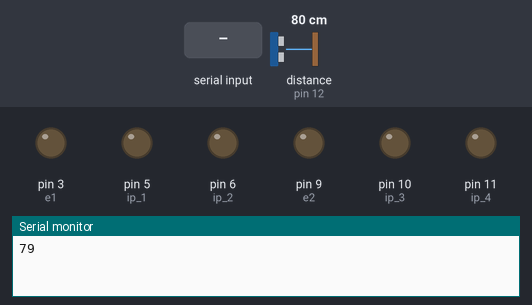
Bench run of a sketch on a simulated Arduino Uno, built with avr-gcc and run on an emulated ATmega328P. On the bench: output pins drawn as LEDs (lit = HIGH), the last lines printed to the serial monitor. Wiring (inferred from the names in the program): ultrasonic range finder: trigger pin 13; echo pin 12. The test bench sets the inputs (shaded band); at power-on: distance to the obstacle (sensor on pin 12) 80 cm. The echo pulse lasts 58.3 µs per cm; pins used as bus, display or sensor lines are not drawn.

Above: at 1.2 s.
1.3 s: "2" received over Serial
At 1.7 s:
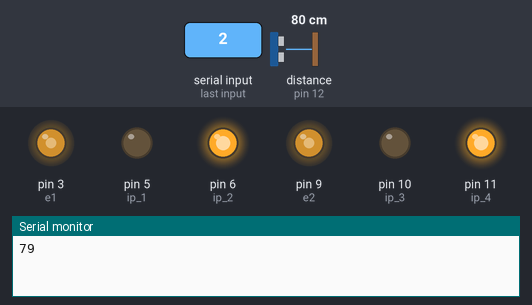
2.8 s: "1" received over Serial
At 4.0 s:
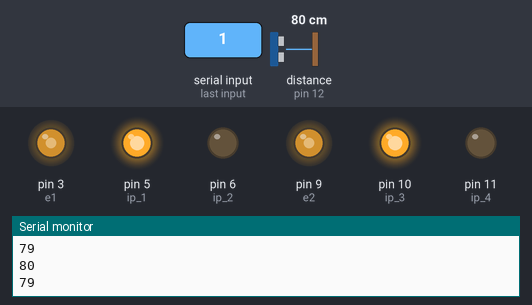
Timing chart, 0 to 5.8 s (numbered marks = the images above; inputs shaded):
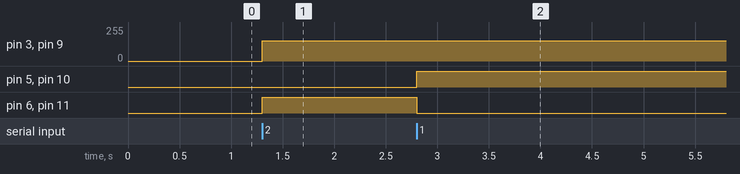

Measured:
- after the input at 1.3 s, pin 3 (e1), pin 9 (e2): 0/255 → 153/255 at once; pin 6 (ip_2), pin 11 (ip_4): LOW → HIGH at once
- after the input at 2.8 s, pin 5 (ip_1), pin 10 (ip_3): LOW → HIGH at once; pin 6 (ip_2), pin 11 (ip_4): HIGH → LOW at once

The sketch:

voice_obstacle.ino
```cpp
int e1=3;
int ip_1=5;
int ip_2=6;
int e2=9;
int ip_3=10;
int ip_4=11;
int trig = 13;
int echo = 12;
long t,h;


void setup() {

  Serial.begin(9600);

    pinMode(e1, OUTPUT);
    pinMode(e2, OUTPUT);

    pinMode(ip_1, OUTPUT);
    pinMode(ip_2, OUTPUT);
    pinMode(ip_3, OUTPUT);
    pinMode(ip_4, OUTPUT);
    pinMode(trig, OUTPUT);
    pinMode(echo, INPUT);
}


void loop() {


digitalWrite(trig, LOW);
delayMicroseconds(2);
digitalWrite(trig, HIGH);
delayMicroseconds(10);
digitalWrite(trig, LOW);
t = pulseIn(echo, HIGH);
h = (t/2) / 29.1;
Serial.println(h);

  while(Serial.available()==0);
  char data=Serial.read();
  if (data=='1')
  {

    analogWrite(e1, 153);
    analogWrite(e2, 153);

    digitalWrite(ip_1, HIGH);
    digitalWrite(ip_2, LOW);
    digitalWrite(ip_3, HIGH);
    digitalWrite(ip_4, LOW);
    delay(1000);
  }


    // change direction
      if (data=='2')
      {
            analogWrite(e1, 153);
    analogWrite(e2, 153);
      digitalWrite(ip_1, LOW);
    digitalWrite(ip_2, HIGH);
    digitalWrite(ip_3, LOW);
    digitalWrite(ip_4, HIGH);
     delay(1000);

      }

      if (h<=10)
{
 digitalWrite(ip_1, LOW);
    digitalWrite(ip_2, LOW);
    digitalWrite(ip_3, LOW);
    digitalWrite(ip_4, LOW);
delay(1000);
}
}
```
